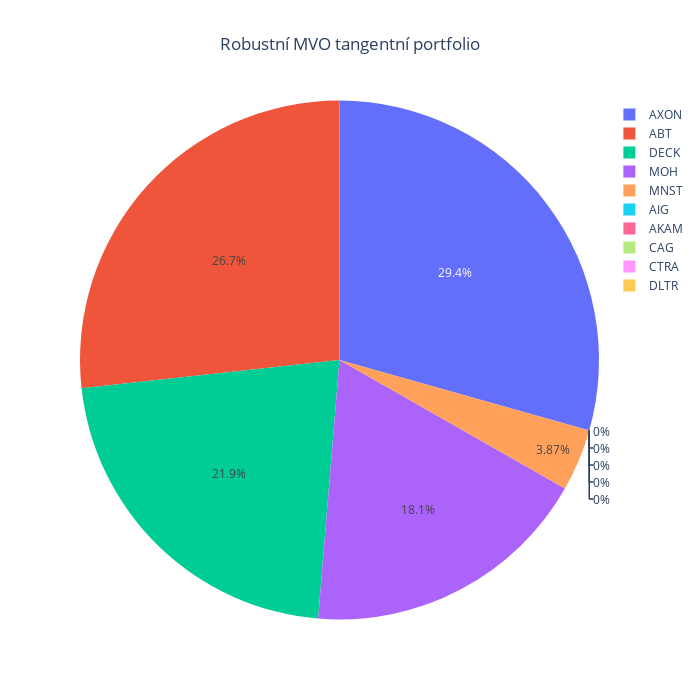

The cell this chart's notebook holds for it:
### Code cell
weightsLWCorrelationTangent = MVOTangentPortfolio(prices = prices, cov_matrix_method = "ledoit_cc")
weightsPlot(weightsLWCorrelationTangent, title = "Robustní MVO tangentní portfolio")

### Figure 1 — Plotly figure (JSON) as saved in the notebook; plotly's stock layout.template omitted (floating-point values rounded to 4 significant figures)
{"data": [{"labels": ["ABT", "AIG", "AKAM", "AXON", "CAG", "CTRA", "DECK", "DLTR", "MNST", "MOH"], "type": "pie", "values": [0.2674, 0, 0, 0.2938, 0, 0, 0.2195, 0, 0.03867, 0.1807]}], "layout": {"height": 700, "title": {"text": "Robustní MVO tangentní portfolio", "x": 0.5}, "width": 700}}
